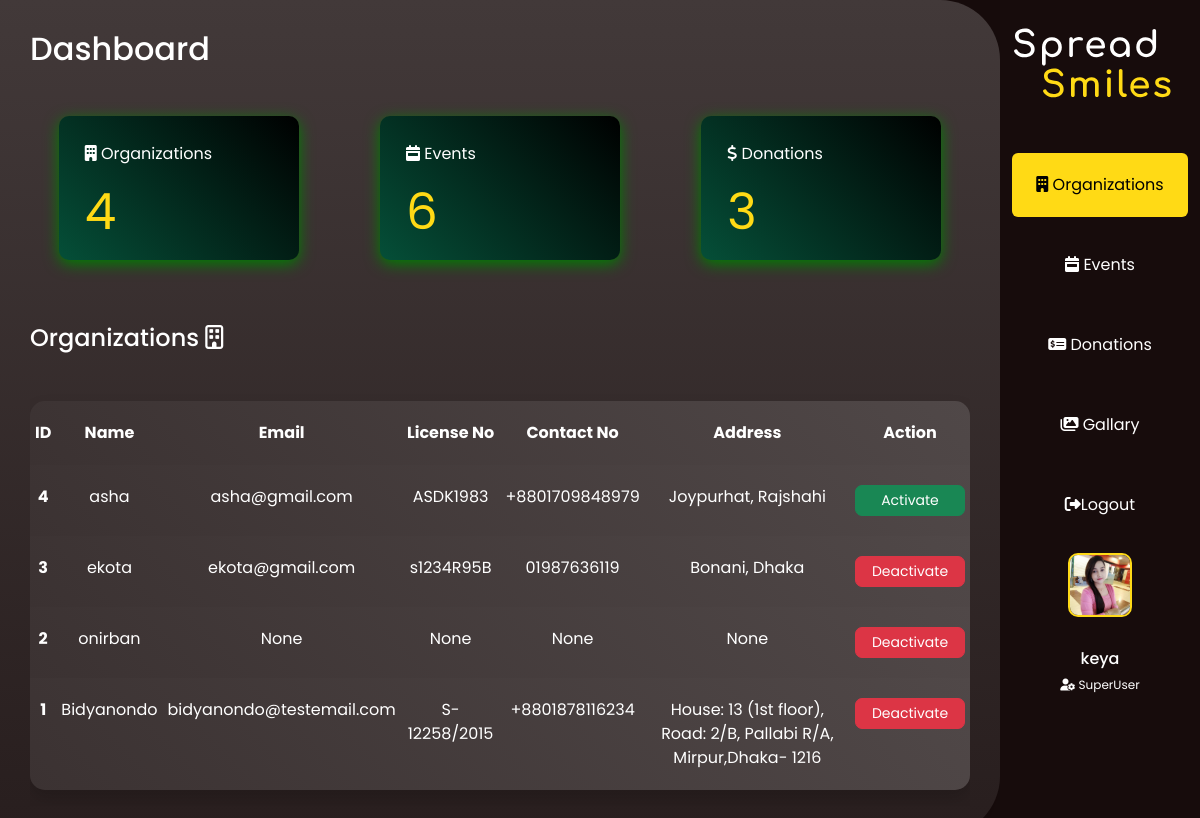
Page /adminhome/1/ (signed in) on the earlier database version.
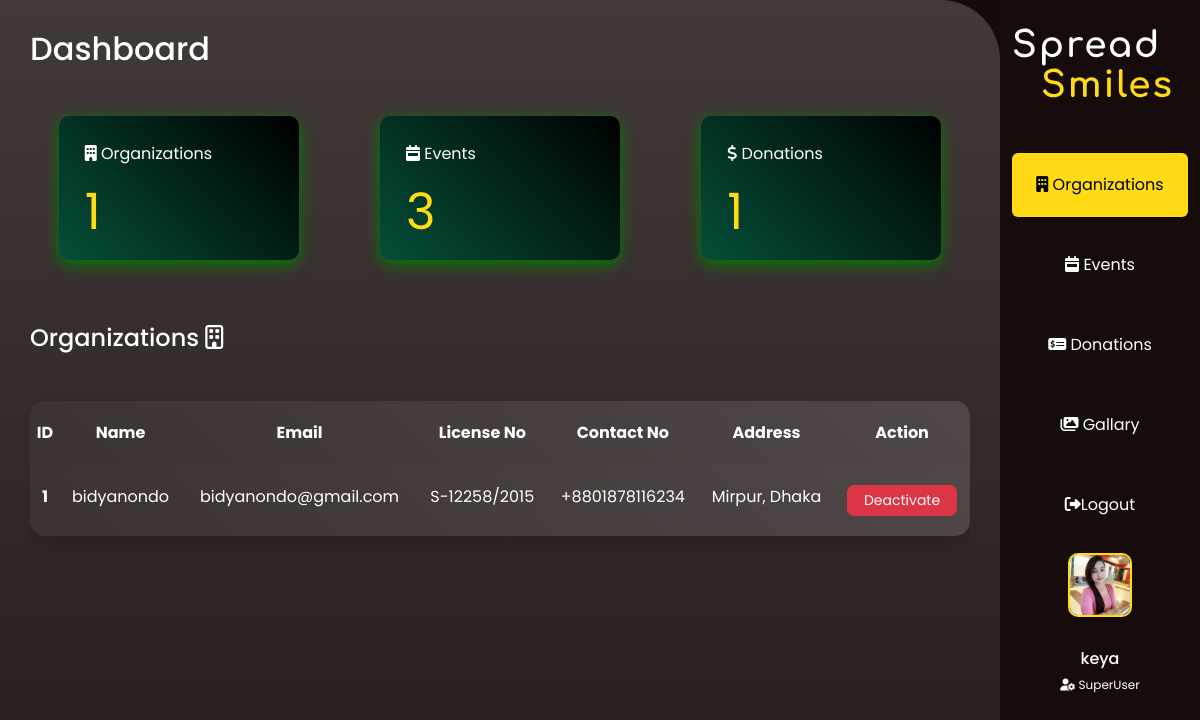
Same page on the later database version.
### user/models.py (models this page shows)
class Organization(models.Model):
    user = models.OneToOneField(User, null=True, on_delete=models.CASCADE)
    orgname = models.CharField(max_length=200, null=True)
    orgemail = models.CharField(max_length=200, null=True)
    orgcontact = models.CharField(max_length=200, null=True)
    orgaddress = models.CharField(max_length=200, null=True)
    orglicense = models.CharField(max_length=200, null=True)
    orgdate = models.DateTimeField(auto_now_add=True, null=True)
    def __str__(self):
        return self.orgname

### user/decorators.py (the view)
    def wrapper_function(request, *args, **kwargs):
        group = None
        if request.user.groups.exists():
            group = request.user.groups.all()[0].name
        if group == 'organizations':
            return redirect('back', pk=request.user.organization.id)
        if group == 'admins':
            return view_func(request, *args, **kwargs)

### user/models.py (called while the page is built)
    def __str__(self):
        return self.event_title

### user/views.py (called while the page is built)
@login_required(login_url='/login')
@admin_only
def adminhome(request, pk):
    user = User.objects.get(id=pk)
    events = Event.objects.all().order_by('-date_created')
    gallarys = Gallary.objects.all()
    donations = AdminPickup.objects.all()
    inactive_users = Organization.objects.all().order_by('-orgdate')
    context = {'user': user, 'inactive_users': inactive_users,
               'events': events, 'donations': donations, 'gallarys': gallarys}
    return render(request, 'user/admin.html', context)

### user/templates/user/admin.html (shortened to what this page needs)
{% load static %}
<!DOCTYPE html>
<html lang="en">
  <head>
    <link
      rel="stylesheet"
      href="https://stackpath.bootstrapcdn.com/bootstrap/5.0.0-alpha1/css/bootstrap.min.css"
    />
    <link rel="stylesheet" href="{% static 'css/admin.css' %}" />
  </head>
  <body>
    <div class="container-fluid">
      <div class="row">
        <main class="shadow-lg main col-md-9 col-lg-10">
          <h1 class="h2 mb-5">Dashboard </h1>
          <div class="row mb-5">
            <div class="col-md-4">
              <div
                class="card text-white bg-dark mb-3"
                style="max-width: 15rem;"
              >
                <div class="card-body">
                  <p class="card-text">
                    <i class="fas fa-building"></i> Organizations
                  </p>
                  <h5 class="card-title">{{inactive_users.count}}</h5>
                </div>
              </div>
            </div>
            <div class="col-md-4">
              <div
                class="card text-white bg-dark mb-3"
                style="max-width: 15rem;"
              >
                <div class="card-body">
                  <p class="card-text">
                    <i class="fas fa-calendar-week"></i> Events
                  </p>
                  <h5 class="card-title">{{events.count}}</h5>
                </div>
              </div>
            </div>
            <div class="col-md-4">
              <div
                class="card text-white bg-dark mb-3"
                style="max-width: 15rem;"
              >
                <div class="card-body">
                  <p class="card-text">
                    <i class="fas fa-dollar-sign"></i> Donations
                  </p>
                  <h5 class="card-title">{{donations.count}}</h5>
                </div>
              </div>
            </div>
          </div>
          <div class="tab-content" id="v-pills-tabContent">
            <div
              class="table-responsive tab-pane fade show active"
              id="v-pills-home"
              role="tabpanel"
              aria-labelledby="v-pills-home-tab"
            >
              <h1 class="h4 mb-5">
                Organizations <i class="far fa-building"></i>
              </h1>
              <table class="shadow table mytable table-borderless text-center">
                <thead>
                  <tr>
                    <th scope="col">ID</th>
                    <th scope="col">Name</th>
                    <th scope="col">Email</th>
                    <th scope="col">License No</th>
                    <th scope="col">Contact No</th>
                    <th scope="col">Address</th>
                    <th scope="col">Action</th>
                  </tr>
                </thead>
                <tbody>
                {% for inactive_user in inactive_users %}
                  <tr>
                    <th scope="row">{{inactive_user.id}}</th>
                    <td>{{inactive_user.orgname}}</td>
                    <td>{{inactive_user.orgemail}}</td>
                    <td>{{inactive_user.orglicense}}</td>
                    <td>{{inactive_user.orgcontact}}</td>
                    <td>{{inactive_user.orgaddress}}</td>
                    <td>
                    {% if inactive_user.user.is_active %}
                      <button type="button" class="btn btn-sm btn-danger" data-toggle="modal" data-target="#user{{inactive_user.id}}">Deactivate
                      </button>
                    {% else %}
                      <button type="button" class="btn btn-sm btn-success" data-toggle="modal" data-target="#user{{inactive_user.id}}">
                        Activate
                      </button>
                    {% endif %}
                    </td>
                  </tr>
                {% endfor %}
                </tbody>
              </table>
            </div>
          </div>
        </main>
        <nav
          id="sidebarMenu"
          class="col-md-3 col-lg-2 d-md-block sidebar collapse"
        >
          <div class="position-sticky pt-3">
            <a class="navbar-brand" href="/"><img src="{% static 'images/logo.svg' %}" alt="logo" /></a>
            <ul
              class="nav flex-column nav-pills mt-5"
              id="v-pills-tab"
              role="tablist"
              aria-orientation="vertical"
            >
              <li class="nav-item">
                <a
                  class="nav-link active"
                  id="v-pills-home-tab"
                  data-toggle="pill"
                  href="#v-pills-home"
                  role="tab"
                  aria-controls="v-pills-home"
                  aria-selected="true"
                  ><i class="fas fa-building"></i> Organizations</a
                >
              </li>
              <li class="nav-item">
                <a
                  class="nav-link"
                  id="v-pills-profile-tab"
                  data-toggle="pill"
                  href="#v-pills-profile"
                  role="tab"
                  aria-controls="v-pills-profile"
                  aria-selected="false"
                  ><i class="fas fa-calendar-week"></i> Events</a
                >
              </li>
              <li class="nav-item">
                <a
                  class="nav-link"
                  id="v-pills-profile-tab"
                  data-toggle="pill"
                  href="#v-pills-profile1"
                  role="tab"
                  aria-controls="v-pills-profile1"
                  aria-selected="false"
                  ><i class="fas fa-money-check-alt"></i> Donations</a
                >
              </li>
              <li class="nav-item">
                <a
                  class="nav-link"
                  id="v-pills-profile-tab"
                  data-toggle="pill"
                  href="#v-pills-profile2"
                  role="tab"
                  aria-controls="v-pills-profile2"
                  aria-selected="false"
                  ><i class="fas fa-images"></i> Gallary</a
                >
              </li>
              <li class="nav-item">
                <a class="nav-link" href="/logout"
                  ><i class="fas fa-sign-out-alt"></i>Logout</a
                >
              </li>
            </ul>
          </div>
          <img class="profile img-fluid" src="{% static 'images/profile.jpg' %}" alt="" />
          <div class="info">
            <h1 class="h6">
              {{request.user}}
            </h1>
            <i class="fas fa-user-cog"></i> SuperUser
          </div>
        </nav>
      </div>
    </div>
  </body>
</html>

### static/css/admin.css (style rules this page uses)
* { margin: 0; padding: 0; box-sizing: border-box; transition: 0.3s all ease; }
body { color: white; font-size: 16px; background-color: #170c0c; font-family: poppins, sans-serif; }
.main { background: linear-gradient(180deg, #423939, #281e1e); border-radius: 0 60px 60px 0; min-height: 100vh; padding: 30px; }
.card { background: linear-gradient(45deg, #054f38, black); border-radius: 10px; border: none; height: 9rem; padding: 10px; transition: 0.3s all ease; margin: auto; box-shadow: 0px 4px 15px green; }
.card-title { font-size: 50px; font-weight: 400; color: #ffda15; }
.table { color: white; border-radius: 15px; overflow: hidden; padding: 20px; }
tr { background: linear-gradient(45deg, #3b3232, #504848); }
.mytable > tbody > tr > td, .mytable > tbody > tr > th, .mytable > tfoot > tr > td, .mytable > tfoot > tr > th, .mytable > thead > tr > td, .mytable > thead > tr > th { padding: 20px 5px; }
.sidebar { position: fixed; right: 0; background-color: #170c0c; top: 0; bottom: 0; }
.nav-link { color: #fff; padding: 20px 0px; text-align: center; margin-bottom: 1rem; }
.navbar-brand img { margin-top: 5%; }
nav { text-align: center; }
.mytable .btn { width: 110px; }
.btn { border-radius: 7px; }
.nav-pills .nav-link.active { color: #000; background-color: #ffda15; border-radius: 6px; }
.info { font-size: 12px; }
.profile { width: 4rem; border: 2px solid #ffda17; border-radius: 10px; margin-bottom: 2rem; }

Differences in the rows shown:
removed Organization: id "4", orgname "asha", orgemail "asha@gmail.com", orglicense "ASDK1983", orgcontact "+8801709848979", orgaddress "Joypurhat, Rajshahi"
removed Organization: id "3", orgname "ekota", orgemail "ekota@gmail.com", orglicense "s1234R95B", orgcontact "01987636119", orgaddress "Bonani, Dhaka"
removed Organization: id "2", orgname "onirban", orgemail "None", orglicense "None", orgcontact "None", orgaddress "None"
changed Organization id 1: orgname "Bidyanondo" → "bidyanondo"; orgemail "bidyanondo@testemail.com" → "bidyanondo@gmail.com"; orgaddress "House: 13 (1st floor), Road: 2/B, Pallabi R/A, Mirpur,Dhaka- 1216" → "Mirpur, Dhaka"
Other differences:
{{ inactive_users.count }}: "4" → "1"
{{ events.count }}: "6" → "3"
{{ donations.count }}: "3" → "1"
